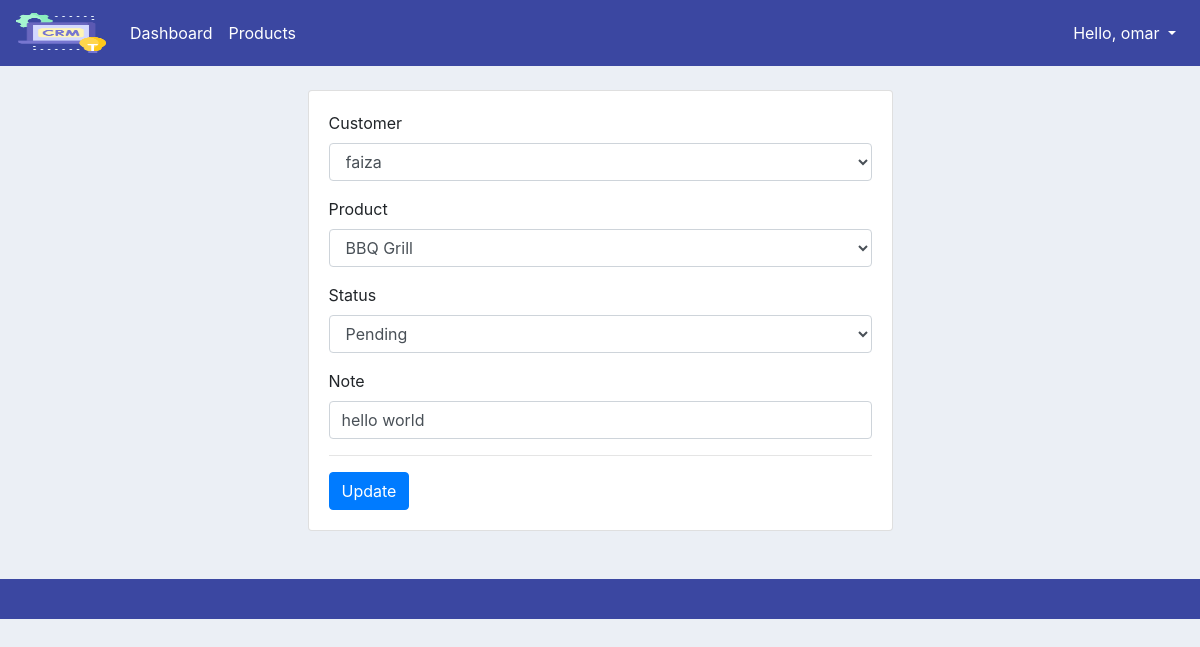
The page /update_order/1/ (signed in) on the database its author committed.
### accounts/models.py (models this page shows, shortened)
class Order(models.Model):
    STATUS = (
        ('Pending', 'Pending'),
        ('Out for delivery', 'Out for delivery'),
        ('Delivered', 'Delivered'),
    )
    customer = models.ForeignKey(Customer, null=True, on_delete=models.SET_NULL) # one to many relationships
    product = models.ForeignKey(Product, null=True, on_delete=models.SET_NULL) # one to many relationships
    date_created = models.DateTimeField(auto_now_add=True, null=True)
    status = models.CharField(max_length=200, null=True, choices=STATUS)
    note = models.CharField(max_length=1000, null=True) # for custom Search

### accounts/decorators.py (the view)
        def wrapper_func(request, *args, **kwargs):
            group = None
            if request.user.groups.exists():
                group = request.user.groups.all()[0].name # index it first one by [0]
            if group in allowed_roles:     # [] admin/staff/customer what ever it is.
                return view_func(request, *args, **kwargs)
            else:
                return HttpResponse('You are not authorized to view this page')

### accounts/forms.py
class OrderForm(ModelForm): # name of the model and Form. and inherit from ModelForm.
    class Meta:
        model = Order # which model
        fields = '__all__' # which fields i will allow - ['customer', 'product']. but i take here all.

### accounts/models.py (called while the page is built)
    def __str__(self):
        return self.name

    def __str__(self):
        return self.name

### accounts/views.py (called while the page is built)
@login_required(login_url='login')
@allowed_users(allowed_roles=['admin']) # we can add more like - ['admin', 'staff', etc]
def updateOrder(request, pk):
    order = Order.objects.get(id=pk)
    form = OrderForm(instance=order) # to get pre-field form
    if request.method == 'POST':
        form = OrderForm(request.POST, instance=order) # Update (instance) and Post
        if form.is_valid():
            form.save()
            return redirect('home')
    context = {'form':form}
    return render(request, 'accounts/update_order_form.html', context)

### accounts/templates/accounts/update_order_form.html (shortened to what this page needs)
{% extends 'accounts/main.html' %}
{% load bootstrap4 %}
{% load static %}
{% block content %}
<br>
<div class="row">
    <div class="col-md-3"></div>
    <div class="col-md-6">
        <div class="card card-body">
            <form action="" method="POST">
                {% bootstrap_form form %}
                <hr>
                <input type="submit" class="btn btn-primary" value="Update">
            </form>
        </div>
    </div>
</div>
{% endblock %}

### accounts/templates/accounts/navbar.html (shortened to what this page needs)
{% load static %}
{% load qr_code %}
<nav class="navbar navbar-expand-lg navbar-dark" style="background-color: #3B47A1;">
  <a class="navbar-brand" href="{% url 'home' %}">
    <img src="{% static 'images/logo.png' %}" width="90" height="40" alt="">
  </a>
  <div class="collapse navbar-collapse" id="navbarSupportedContent">
    <ul class="navbar-nav mr-auto">
      {% if request.user.is_staff %}
      <li class="nav-item active">
        <a class="nav-link" href="{% url 'home' %}">Dashboard</a>
      </li>
      <li class="nav-item active">
        <a class="nav-link" href="{% url 'products' %}">Products</a>
      </li>
      {% else %}
      <li class="nav-item active">
        <a class="nav-link" href="{% url 'account' %}">Settings</a>
      </li>
      {% endif %}
    </ul>
    <ul class="navbar-nav">
      <li class="nav-item dropdown">
        <a class="nav-link dropdown-toggle" href="#" id="navbarDropdown" role="button" data-toggle="dropdown"
          aria-haspopup="true" aria-expanded="false" style="color: #fff;">
          Hello, {{request.user}}
        </a>
      </li>
    </ul>
  </div>
</nav>

### static/css/main.css (style rules this page uses)
body { background-color: #ebeff5; }

### rows shown on the page
Order: customer "faiza", product "BBQ Grill", status "Pending", note "hello world"

### other values the page prints
{{ request.user }} "omar"
